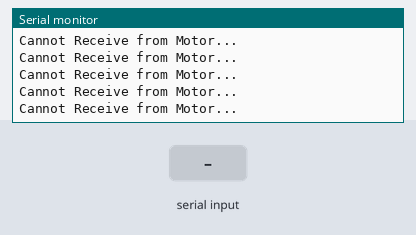
Recording of a sketch running on a simulated Arduino Uno, built with avr-gcc and run on an emulated ATmega328P. Shown: the last lines printed to the serial monitor. The inputs (shaded band) are chosen by the test bench.

Above: at 3.2 s.
3.3 s: "ON\n" received over Serial
At 3.33 s:
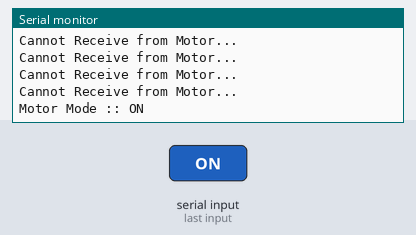
4.8 s: "OFF\n" received over Serial
At 4.88 s:
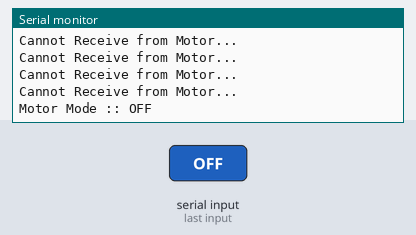
6.3 s: "ORIGIN\n" received over Serial
At 6.31 s:
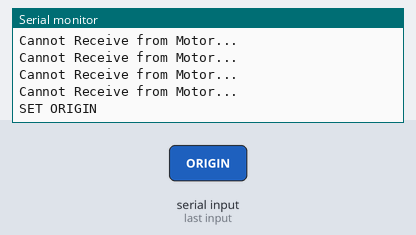
7.8 s: "ID:\n" received over Serial
At 7.86 s:
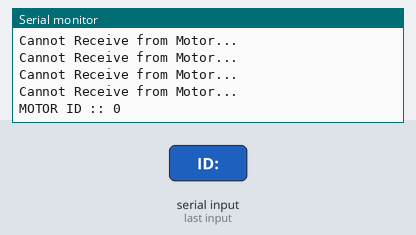

Measured:
- after the input at 3.3 s, the serial monitor: prints a new line at once (image 1)
- after the input at 4.8 s, the serial monitor: prints a new line after 0.07 s (image 2)
- after the input at 6.3 s, the serial monitor: prints a new line at once (image 3)
- after the input at 7.8 s, the serial monitor: prints a new line after 0.05 s (image 4)

The sketch:

Python_Control_Modified.ino
```cpp
/* This code is for control CubeMars AK70-10 Motor with Python via Arduino.
   Using MCP2515 based CAN Bus Shield for CAN Communication between Motor & Arduino. */

/* Reference Code & Library
      1. https://github.com/NikodemBartnik/Overpowered-Robotic-Chassis
      2. https://github.com/lezgin-alimoglu/CubeMars-AK60-6
      3. https://github.com/coryjfowler/MCP_CAN_lib */

/*********************************************************************************************************
  START OF THE CODE
*********************************************************************************************************/

/* IMPORT LIBARAY*/
#include <mcp_can.h>
#include <SPI.h>

/* SETUP FOR CAN COMMUNICATION */
const int CS_PIN = 10;
byte EXT   = 0;
byte LEN   = 8;
unsigned long int CAN_ID = 1;
MCP_CAN CAN(CS_PIN);

/* LIMIT VALUE OF AK70-10 MIT MODE */
#define P_MIN   -12.5f
#define P_MAX   12.5f
#define V_MIN   -50.0f
#define V_MAX   50.0f
#define KP_MIN  0.0f
#define KP_MAX  500.0f
#define KD_MIN  0.0f
#define KD_MAX  5.0f
#define T_MIN   -25.0f
#define T_MAX   25.0f
// IF YOU WANT TO CHANGE THE VALUE FOR OTHER MOTOR, PLEASE CHECK "CubeMars Manual" 44 PAGE.

/* VALUE FOR INPUT COMMAND FROM PYTHON */
String cmd;

/* VALUE FOR MOTOR INPUT & OUTPUT */
// MOTOR INPUT
float pos = 0.0f;
float vel = 0.0f;
float kp  = 0.0f;
float kd  = 0.0f;
float tor = 0.0f;

// MOTOR OUTPUT
float pos_out;
float vel_out;
float tor_out;

float torInit = 0.0f;
float zeroOffset = 0.0f;

/*********************************************************************************************************
  MAIN SECTION
*********************************************************************************************************/

void setup() {
  Serial.begin(115200);
  delay(1000);
  while (CAN.begin(MCP_ANY, CAN_1000KBPS, MCP_16MHZ) != CAN_OK) {
    delay(100);
  }
  CAN.setMode(MCP_NORMAL);
  delay(1000);
}

void loop() {
  char buf[100];
  if (Serial.available() > 0) {
    cmd = Serial.readStringUntil('\n');
    cmd.trim();
    cmd.toUpperCase();

    if (cmd == "ON") {
      EnterMotorMode(CAN_ID);
      Serial.println("Motor Mode :: ON");
      return;
    }

    if (cmd == "OFF") {
      ExitMotorMode(CAN_ID);
      Serial.println("Motor Mode :: OFF");
      return;
    }

    if (cmd == "ORIGIN") {
      ZeroMode(CAN_ID);
      Serial.println("SET ORIGIN");
      return;
    }

    if (cmd.startsWith("ID:")) {
      int new_id = cmd.substring(3).toInt();
      CAN_ID = new_id;
      Serial.print("MOTOR ID :: "); Serial.println(CAN_ID);
      return;
    }

    if (cmd.startsWith("SEND POS:")) {
      pos = parseValue(cmd, "POS:");
      vel = parseValue(cmd, "VEL:");
      kp  = parseValue(cmd, "KP:");
      kd  = parseValue(cmd, "KD:");
      tor = parseValue(cmd, "TOR:");

    }
  }
  SendToMotor(CAN_ID, pos, vel, kp, kd, tor);
  delay(10);
  SendToArduino();   // TO GET OUTPUT VALUE FROM MOTOR IN REAL-TIME, MUST PUT THIS FUNCTION ON LOOP NOT SERIAL COMMUNICATION PART.
  delay(100);
}

/*********************************************************************************************************
  MOTOR MODE SECTION
*********************************************************************************************************/

// MOTOR TURN ON
void EnterMotorMode(int mot_id) {
  byte data[8] = {0xFF,0xFF,0xFF,0xFF,0xFF,0xFF,0xFF,0xFC};
  CAN.sendMsgBuf(mot_id, EXT, LEN, data);
}

// MOTOR TURN OFF
void ExitMotorMode(int mot_id) {
  byte data[8] = {0xFF,0xFF,0xFF,0xFF,0xFF,0xFF,0xFF,0xFD};
  CAN.sendMsgBuf(mot_id, EXT, LEN, data);
}

// MOTOR SET ORIGIN
void ZeroMode(int mot_id) {
  byte data[8] = {0xFF,0xFF,0xFF,0xFF,0xFF,0xFF,0xFF,0xFE};
  CAN.sendMsgBuf(mot_id, EXT, LEN, data);
}

/*********************************************************************************************************
  CAN COMMUNICATION SECTION
*********************************************************************************************************/

// SEND POS, VEL, KP, KD, TOR TO MOTOR
void SendToMotor(int mot_id, float pos, float vel, float kp, float kd, float torq) {
  byte data[8];
  unsigned int con_pos = float_to_uint(constrain(pos, P_MIN, P_MAX), P_MIN, P_MAX, 16);
  unsigned int con_vel = float_to_uint(constrain(vel, V_MIN, V_MAX), V_MIN, V_MAX, 12);
  unsigned int con_kp  = float_to_uint(constrain(kp,  KP_MIN, KP_MAX), KP_MIN, KP_MAX, 12);
  unsigned int con_kd  = float_to_uint(constrain(kd,  KD_MIN, KD_MAX), KD_MIN, KD_MAX, 12);
  unsigned int con_torq= float_to_uint(constrain(torq,T_MIN, T_MAX), T_MIN, T_MAX, 12);
  data[0] = con_pos >> 8;
  data[1] = con_pos & 0xFF;
  data[2] = con_vel >> 4;
  data[3] = ((con_vel & 0xF) << 4) | (con_kp >> 8);
  data[4] = con_kp & 0xFF;
  data[5] = con_kd >> 4;
  data[6] = ((con_kd & 0xF) << 4) | (con_torq >> 8);
  data[7] = con_torq & 0xFF;
  CAN.sendMsgBuf(mot_id, EXT, LEN, data);
}

// RECEIVE POS_OUT, VEL_OUT, TOR_OUT FROM MOTOR
void SendToArduino() {
  byte dat[8];
  if (CAN.checkReceive() == CAN_MSGAVAIL) {
    CAN.readMsgBuf(&CAN_ID, &EXT, &LEN, dat);
    pos_out = uint_to_float((dat[1] << 8) | dat[2], P_MIN, P_MAX, 16);
    vel_out = uint_to_float((dat[3] << 4) | (dat[4] >> 4), V_MIN, V_MAX, 12);
    tor_out = uint_to_float(((dat[4] & 0xF) << 8) | dat[5], T_MIN, T_MAX, 12);
    Serial.print("Position: ");
    Serial.print(pos_out);
    Serial.print(", Velocity: ");
    Serial.print(vel_out);
    Serial.print(", Torque: ");
    Serial.println(tor_out);
  } else {
    Serial.println("Cannot Receive from Motor...");
  }
}

/*********************************************************************************************************
  RECEIVE COMMAND FROM PYTHON VIA SERIAL COMMUNICATION
*********************************************************************************************************/

float parseValue(String input, String key) {
  int startIndex = input.indexOf(key);
  if (startIndex == -1) return 0;
  int colonIndex = startIndex + key.length();
  int commaIndex = input.indexOf(",", colonIndex);
  if (commaIndex == -1) commaIndex = input.length();
  return input.substring(colonIndex, commaIndex).toFloat();
}

/*********************************************************************************************************
  CONVERSION SECTION
*********************************************************************************************************/

// CONVERT FLOAT TO UNSIGNED INT
unsigned int float_to_uint(float x, float x_min, float x_max, int bits) {
  float span = x_max - x_min;
  float offset = x_min;
  if(bits == 12) return (unsigned int)((x - offset) * 4095.0 / span);
  if(bits == 16) return (unsigned int)((x - offset) * 65535.0 / span);
  return 0;
}

// CONVERT UNSIGNED INT TO FLOAT
float uint_to_float(unsigned int x_int, float x_min, float x_max, int bits) {
  float span = x_max - x_min;
  float offset = x_min;
  if(bits == 12) return ((float)x_int) * span / 4095.0 + offset;
  if(bits == 16) return ((float)x_int) * span / 65535.0 + offset;
  return 0;
}

/*********************************************************************************************************
  END OF THE CODE & FILE
*********************************************************************************************************/
```
